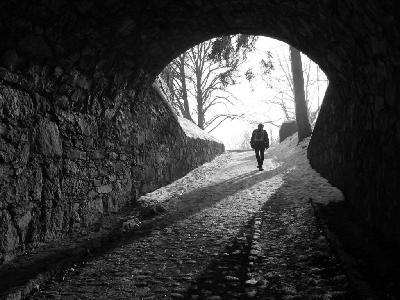
%> input picture School/CSE 102/Labs/Lab8/homographic_dark.jpg, 400 x 300 px
$ octave Part1.m   (GNU Octave 9; MATLAB toolbox functions it lacks are replaced by stand-ins)
%> lines starting %> are read from the running program, lines starting %| are printed output that depends on the picture
%> further down, hgd is the input picture: size 300x400x3 uint8; min 0, max 255, mean 56.7
### School/CSE 102/Exam1/homfilt.m
function res = homfilt( im, cutoff, order, lowgain, highgain )
%> called with cutoff = 10, order = 2, lowgain = 0.5, highgain = 2
%UNTITLED2 Summary of this function goes here
%   Detailed explanation goes here

u = im2uint8(im);
height = size(im,1);
%> height = 300
width = size(im,2);
%> width = 400
[x, y] = meshgrid(-floor(width/2):floor((width-1)/2),...
                  -floor(height/2):floor((height -1)/2));
lbutter = 1./(1+(sqrt(2)-1)*((x.^2+y.^2)/cutoff^2).^order);

u(find(u == 0)) = 1;
%> u: size 300x400 uint8; min 1, max 255, mean 56.7
lg = log(double(u));
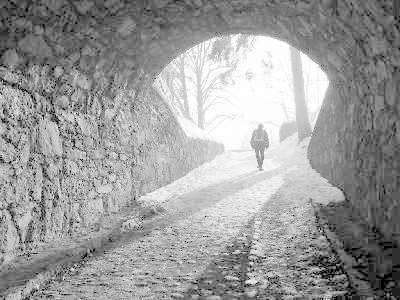
%> lg: size 300x400 double; min 0, max 5.54, mean 3.37; drawn with min black and max white
ft = fftshift(fft2(lg));
hboost = lowgain+(highgain-lowgain)*(1-lbutter);
b = hboost.*ft;
ib = abs(ifft2(b));
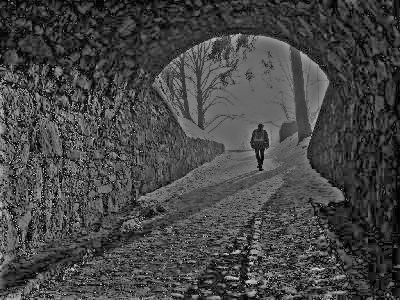
%> ib: size 300x400 double; min 2.28e-05, max 6.74, mean 1.86; drawn with min black and max white
res = exp(ib);
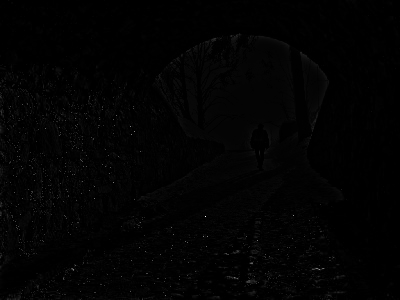
%> res: size 300x400 double; min 1, max 846.2, mean 10.8; drawn with min black and max white
end

### School/CSE 102/Labs/Lab8/Part1.m
clc; close all; clear;
hgd = imread('homographic_dark.jpg');
hgd = rgb2gray(hgd);
hgd = im2double(hgd);
figure(1); imshow(hgd); title('Original');
mFilter = homfilt(hgd,10,2,.5,2);
figure(2); imshow(mFilter/16); title('Filtered');
%> after `imshow(mFilter/16)`:
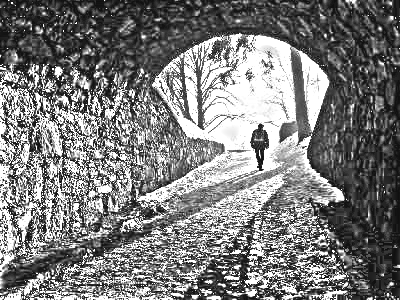
%> displayed picture: size 300x400, on the screen's scale of 0 to 255; min 16, max 255, mean 124.3
